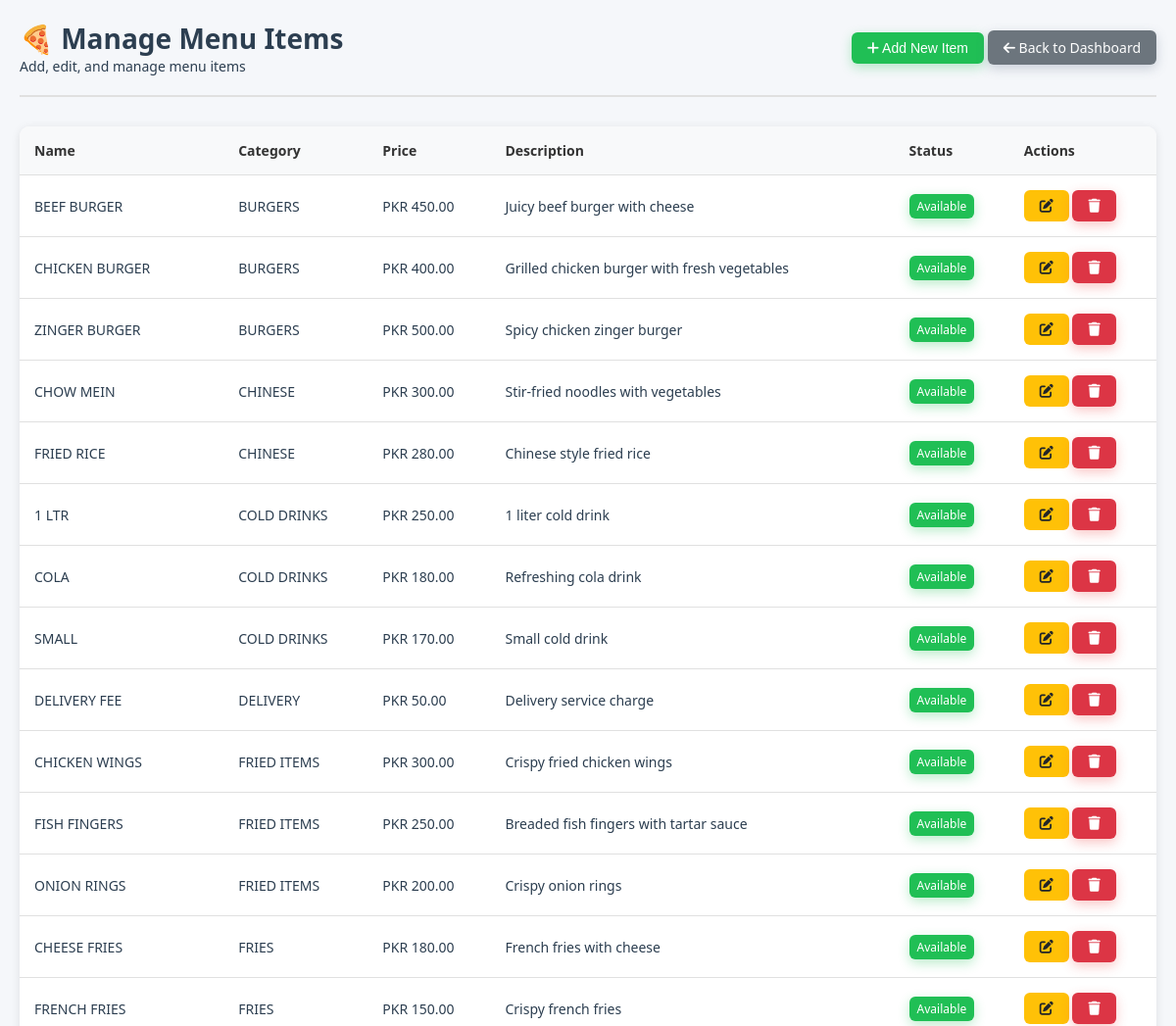
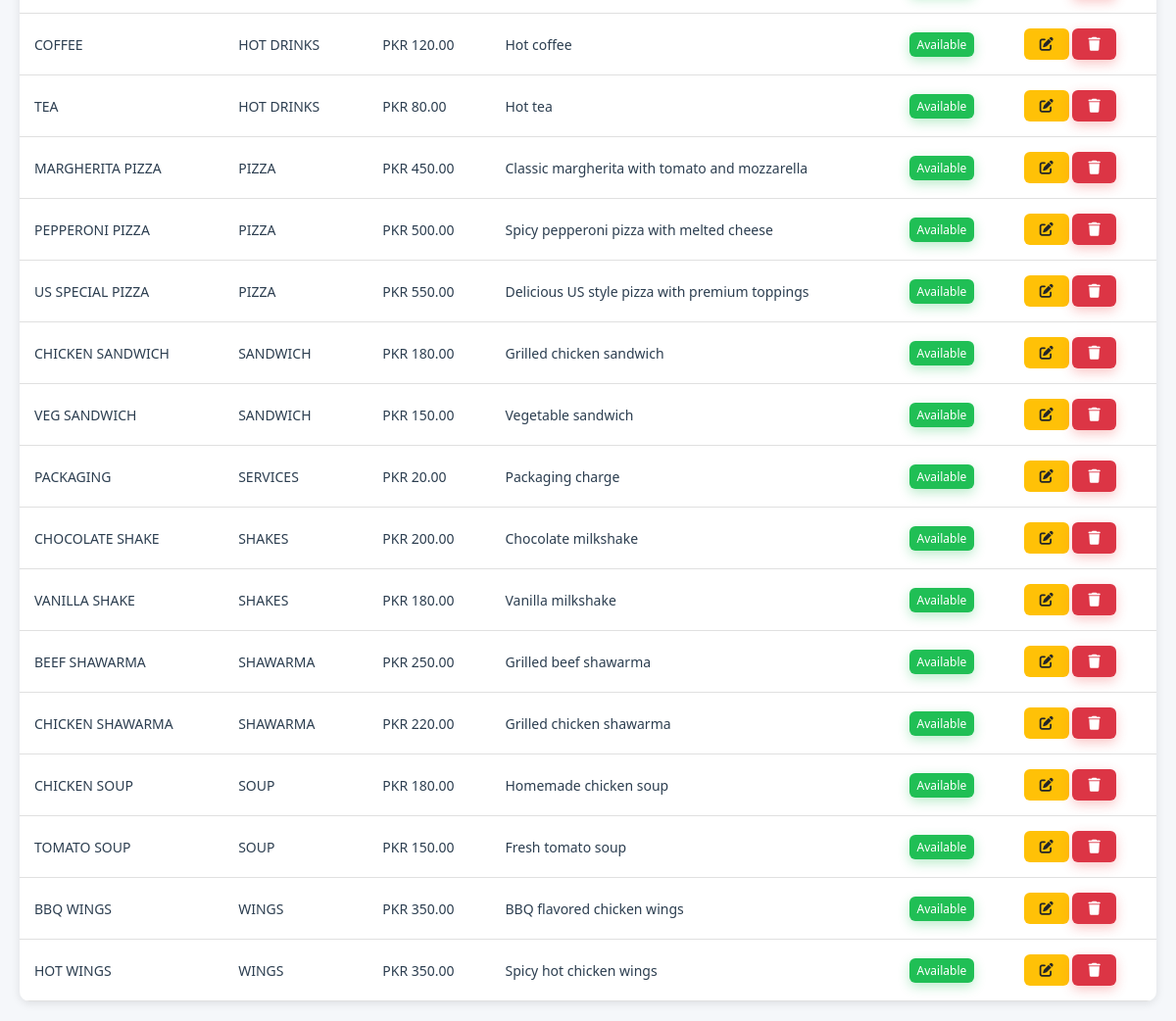
/admin/manage_items.php (signed in), run on the app's committed database (2 pictures, top to bottom).
### tables this page shows
CREATE TABLE items (
    id INT PRIMARY KEY AUTO_INCREMENT,
    name VARCHAR(200) NOT NULL,
    category_id INT NOT NULL,
    price DECIMAL(10,2) NOT NULL,
    image VARCHAR(255) DEFAULT 'default-item.jpg',
    description TEXT,
    is_available BOOLEAN DEFAULT TRUE,
    stock_quantity INT DEFAULT 0,
    created_at TIMESTAMP DEFAULT CURRENT_TIMESTAMP,
    updated_at TIMESTAMP DEFAULT CURRENT_TIMESTAMP ON UPDATE CURRENT_TIMESTAMP,
    FOREIGN KEY (category_id) REFERENCES categories(id) ON DELETE CASCADE
);

CREATE TABLE categories (
    id INT PRIMARY KEY AUTO_INCREMENT,
    name VARCHAR(100) NOT NULL,
    icon VARCHAR(100) DEFAULT 'default-icon.png',
    image VARCHAR(255) DEFAULT 'default-category.jpg',
    display_order INT DEFAULT 0,
    is_active BOOLEAN DEFAULT TRUE,
    created_at TIMESTAMP DEFAULT CURRENT_TIMESTAMP
);

### admin/manage_items.php (the view, shortened to what this page needs)
<?php
require_once '../config/database.php';
$query = "SELECT i.*, c.name as category_name
          FROM items i
          JOIN categories c ON i.category_id = c.id
          ORDER BY c.name, i.name";
$stmt = $db->prepare($query);
$stmt->execute();
$items = $stmt->fetchAll();
?>
<!DOCTYPE html>
<html lang="en">
<head>
    <link rel="stylesheet" href="../assets/css/style.css">
    <link rel="stylesheet" href="https://cdnjs.cloudflare.com/ajax/libs/font-awesome/6.0.0/css/all.min.css">
</head>
<body>
    <div class="admin-container">
        <div class="admin-header">
            <div>
                <h1>🍕 Manage Menu Items</h1>
                <p>Add, edit, and manage menu items</p>
            </div>
            <div>
                <button class="btn-admin btn-primary" onclick="showAddModal()">
                    <i class="fas fa-plus"></i> Add New Item
                </button>
                <a href="index.php" class="btn-admin btn-secondary">
                    <i class="fas fa-arrow-left"></i> Back to Dashboard
                </a>
            </div>
        </div>
        <table class="items-table">
            <thead>
                <tr>
                    <th>Name</th>
                    <th>Category</th>
                    <th>Price</th>
                    <th>Description</th>
                    <th>Status</th>
                    <th>Actions</th>
                </tr>
            </thead>
            <tbody>
                <?php foreach ($items as $item): ?>
                <tr>
                    <td><?php echo htmlspecialchars($item['name']); ?></td>
                    <td><?php echo htmlspecialchars($item['category_name']); ?></td>
                    <td>PKR <?php echo number_format($item['price'], 2); ?></td>
                    <td><?php echo htmlspecialchars($item['description'] ?? ''); ?></td>
                    <td>
                        <span class="btn-admin <?php echo $item['is_available'] ? 'btn-primary' : 'btn-secondary'; ?>" style="padding: 4px 8px; font-size: 12px;">
                            <?php echo $item['is_available'] ? 'Available' : 'Unavailable'; ?>
                        </span>
                    </td>
                    <td>
                        <button class="btn-admin btn-warning" onclick="showEditModal(<?php echo $item['id']; ?>, '<?php echo addslashes($item['name']); ?>', <?php echo $item['category_id']; ?>, <?php echo $item['price']; ?>, '<?php echo addslashes($item['description'] ?? ''); ?>')">
                            <i class="fas fa-edit"></i>
                        </button>
                        <button class="btn-admin btn-danger" onclick="deleteItem(<?php echo $item['id']; ?>, '<?php echo addslashes($item['name']); ?>')">
                            <i class="fas fa-trash"></i>
                        </button>
                    </td>
                </tr>
                <?php endforeach; ?>
            </tbody>
        </table>
    </div>
</body>
</html>

### assets/css/style.css (style rules this page uses)
* { margin: 0; padding: 0; box-sizing: border-box; }
body { font-family: 'Segoe UI', Tahoma, Geneva, Verdana, sans-serif; background: #f5f7fa; color: #2c3e50; overflow: hidden; height: 100vh; font-size: 14px; }
.btn-primary { background: linear-gradient(135deg, #20bf55 0%, #1a9f47 100%); color: white; box-shadow: 0 4px 12px rgba(32, 191, 85, 0.3); }
.btn-secondary { background: #64748b; color: white; box-shadow: 0 4px 12px rgba(100, 116, 139, 0.3); }
.btn-danger { background: #ef4444; color: white; box-shadow: 0 4px 12px rgba(239, 68, 68, 0.3); }

### admin/manage_items.php (style rules this page uses)
body { overflow: auto !important; height: auto !important; min-height: 100vh; }
.admin-container { max-width: 1200px; margin: 0 auto; padding: 20px; }
.admin-header { display: flex; justify-content: space-between; align-items: center; margin-bottom: 30px; padding-bottom: 20px; border-bottom: 2px solid #e0e0e0; }
.items-table { width: 100%; border-collapse: collapse; background: white; border-radius: 10px; overflow: hidden; box-shadow: 0 2px 10px rgba(0,0,0,0.1); }
.items-table th, .items-table td { padding: 15px; text-align: left; border-bottom: 1px solid #e0e0e0; }
.items-table th { background: #f8f9fa; font-weight: 600; color: #333; }
.btn-admin { padding: 8px 16px; border: none; border-radius: 6px; cursor: pointer; font-weight: 500; text-decoration: none; display: inline-block; text-align: center; font-size: 14px; }
.btn-primary { background: #20bf55; color: white; }
.btn-secondary { background: #6c757d; color: white; }
.btn-danger { background: #dc3545; color: white; }
.btn-warning { background: #ffc107; color: #212529; }

### data on the page
items: name "BEEF BURGER", category.name "BURGERS", price "450.00", description "Juicy beef burger with cheese", is_available "Available"
items: name "CHICKEN BURGER", category.name "BURGERS", price "400.00", description "Grilled chicken burger with fresh vegetables", is_available "Available"
items: name "ZINGER BURGER", category.name "BURGERS", price "500.00", description "Spicy chicken zinger burger", is_available "Available"
items: name "CHOW MEIN", category.name "CHINESE", price "300.00", description "Stir-fried noodles with vegetables", is_available "Available"
items: name "FRIED RICE", category.name "CHINESE", price "280.00", description "Chinese style fried rice", is_available "Available"
items: name "1 LTR", category.name "COLD DRINKS", price "250.00", description "1 liter cold drink", is_available "Available"
items: name "COLA", category.name "COLD DRINKS", price "180.00", description "Refreshing cola drink", is_available "Available"
items: name "SMALL", category.name "COLD DRINKS", price "170.00", description "Small cold drink", is_available "Available"
items: name "DELIVERY FEE", category.name "DELIVERY", price "50.00", description "Delivery service charge", is_available "Available"
items: name "CHICKEN WINGS", category.name "FRIED ITEMS", price "300.00", description "Crispy fried chicken wings", is_available "Available"
items: name "FISH FINGERS", category.name "FRIED ITEMS", price "250.00", description "Breaded fish fingers with tartar sauce", is_available "Available"
items: name "ONION RINGS", category.name "FRIED ITEMS", price "200.00", description "Crispy onion rings", is_available "Available"
items: name "CHEESE FRIES", category.name "FRIES", price "180.00", description "French fries with cheese", is_available "Available"
items: name "FRENCH FRIES", category.name "FRIES", price "150.00", description "Crispy french fries", is_available "Available"
items: name "COFFEE", category.name "HOT DRINKS", price "120.00", description "Hot coffee", is_available "Available"
items: name "TEA", category.name "HOT DRINKS", price "80.00", description "Hot tea", is_available "Available"
items: name "MARGHERITA PIZZA", category.name "PIZZA", price "450.00", description "Classic margherita with tomato and mozzarella", is_available "Available"
items: name "PEPPERONI PIZZA", category.name "PIZZA", price "500.00", description "Spicy pepperoni pizza with melted cheese", is_available "Available"
items: name "US SPECIAL PIZZA", category.name "PIZZA", price "550.00", description "Delicious US style pizza with premium toppings", is_available "Available"
items: name "CHICKEN SANDWICH", category.name "SANDWICH", price "180.00", description "Grilled chicken sandwich", is_available "Available"
items: name "VEG SANDWICH", category.name "SANDWICH", price "150.00", description "Vegetable sandwich", is_available "Available"
items: name "PACKAGING", category.name "SERVICES", price "20.00", description "Packaging charge", is_available "Available"
items: name "CHOCOLATE SHAKE", category.name "SHAKES", price "200.00", description "Chocolate milkshake", is_available "Available"
items: name "VANILLA SHAKE", category.name "SHAKES", price "180.00", description "Vanilla milkshake", is_available "Available"
items: name "BEEF SHAWARMA", category.name "SHAWARMA", price "250.00", description "Grilled beef shawarma", is_available "Available"
items: name "CHICKEN SHAWARMA", category.name "SHAWARMA", price "220.00", description "Grilled chicken shawarma", is_available "Available"
items: name "CHICKEN SOUP", category.name "SOUP", price "180.00", description "Homemade chicken soup", is_available "Available"
items: name "TOMATO SOUP", category.name "SOUP", price "150.00", description "Fresh tomato soup", is_available "Available"
items: name "BBQ WINGS", category.name "WINGS", price "350.00", description "BBQ flavored chicken wings", is_available "Available"
items: name "HOT WINGS", category.name "WINGS", price "350.00", description "Spicy hot chicken wings", is_available "Available"
